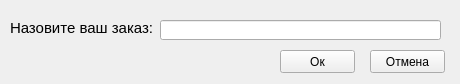
<?xml version="1.0" encoding="UTF-8"?>
<ui version="4.0">
 <class>Form</class>
 <widget class="QWidget" name="Form">
  <property name="geometry">
   <rect>
    <x>0</x>
    <y>0</y>
    <width>460</width>
    <height>84</height>
   </rect>
  </property>
  <property name="windowTitle">
   <string>Form</string>
  </property>
  <widget class="QLabel" name="label">
   <property name="geometry">
    <rect>
     <x>10</x>
     <y>20</y>
     <width>191</width>
     <height>16</height>
    </rect>
   </property>
   <property name="font">
    <font>
     <pointsize>11</pointsize>
    </font>
   </property>
   <property name="text">
    <string>Назовите ваш заказ:</string>
   </property>
  </widget>
  <widget class="QLineEdit" name="lineEdit">
   <property name="geometry">
    <rect>
     <x>160</x>
     <y>20</y>
     <width>281</width>
     <height>20</height>
    </rect>
   </property>
  </widget>
  <widget class="QPushButton" name="pushButton_ok">
   <property name="geometry">
    <rect>
     <x>280</x>
     <y>50</y>
     <width>75</width>
     <height>23</height>
    </rect>
   </property>
   <property name="text">
    <string>Ок</string>
   </property>
  </widget>
  <widget class="QPushButton" name="pushButton_cancel">
   <property name="geometry">
    <rect>
     <x>370</x>
     <y>50</y>
     <width>75</width>
     <height>23</height>
    </rect>
   </property>
   <property name="text">
    <string>Отмена</string>
   </property>
  </widget>
 </widget>
 <resources/>
 <connections/>
</ui>
